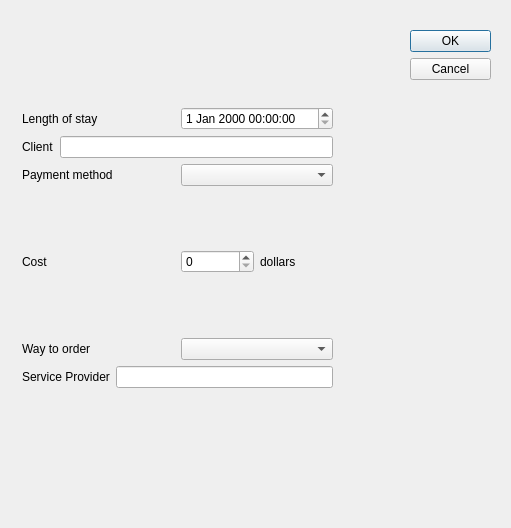
<?xml version="1.0" encoding="UTF-8"?>
<ui version="4.0">
 <class>DialogReservation</class>
 <widget class="QDialog" name="DialogReservation">
  <property name="geometry">
   <rect>
    <x>0</x>
    <y>0</y>
    <width>511</width>
    <height>528</height>
   </rect>
  </property>
  <property name="windowTitle">
   <string>Dialog</string>
  </property>
  <widget class="QDialogButtonBox" name="buttonBox">
   <property name="geometry">
    <rect>
     <x>410</x>
     <y>30</y>
     <width>81</width>
     <height>81</height>
    </rect>
   </property>
   <property name="orientation">
    <enum>Qt::Vertical</enum>
   </property>
   <property name="standardButtons">
    <set>QDialogButtonBox::Cancel|QDialogButtonBox::Ok</set>
   </property>
  </widget>
  <widget class="QWidget" name="">
   <property name="geometry">
    <rect>
     <x>22</x>
     <y>107</y>
     <width>311</width>
     <height>281</height>
    </rect>
   </property>
   <layout class="QVBoxLayout" name="verticalLayout">
    <item>
     <layout class="QHBoxLayout" name="horizontalLayout_5">
      <item>
       <widget class="QLabel" name="label_7">
        <property name="text">
         <string>Length of stay</string>
        </property>
       </widget>
      </item>
      <item>
       <widget class="QDateTimeEdit" name="dateTimeEdit"/>
      </item>
     </layout>
    </item>
    <item>
     <layout class="QHBoxLayout" name="horizontalLayout_4">
      <item>
       <widget class="QLabel" name="label_6">
        <property name="text">
         <string>Client</string>
        </property>
       </widget>
      </item>
      <item>
       <widget class="QLineEdit" name="clientlineEdit"/>
      </item>
     </layout>
    </item>
    <item>
     <layout class="QHBoxLayout" name="horizontalLayout_6">
      <item>
       <widget class="QLabel" name="label_8">
        <property name="text">
         <string>Payment method </string>
        </property>
       </widget>
      </item>
      <item>
       <widget class="QComboBox" name="paymentmethodcomboBox"/>
      </item>
     </layout>
    </item>
    <item>
     <layout class="QHBoxLayout" name="horizontalLayout_2">
      <item>
       <widget class="QLabel" name="label_4">
        <property name="text">
         <string>Cost</string>
        </property>
       </widget>
      </item>
      <item>
       <layout class="QHBoxLayout" name="horizontalLayout">
        <item>
         <widget class="QSpinBox" name="spinBox"/>
        </item>
        <item>
         <widget class="QLabel" name="label_10">
          <property name="text">
           <string>dollars</string>
          </property>
         </widget>
        </item>
       </layout>
      </item>
     </layout>
    </item>
    <item>
     <layout class="QHBoxLayout" name="horizontalLayout_7">
      <item>
       <widget class="QLabel" name="label_9">
        <property name="text">
         <string>Way to order</string>
        </property>
       </widget>
      </item>
      <item>
       <widget class="QComboBox" name="waytoordercomboBox"/>
      </item>
     </layout>
    </item>
    <item>
     <layout class="QHBoxLayout" name="horizontalLayout_3">
      <item>
       <widget class="QLabel" name="label_5">
        <property name="text">
         <string>Service Provider</string>
        </property>
       </widget>
      </item>
      <item>
       <widget class="QLineEdit" name="servicelineEdit"/>
      </item>
     </layout>
    </item>
   </layout>
  </widget>
 </widget>
 <resources/>
 <connections>
  <connection>
   <sender>buttonBox</sender>
   <signal>accepted()</signal>
   <receiver>DialogReservation</receiver>
   <slot>accept()</slot>
   <hints>
    <hint type="sourcelabel">
     <x>248</x>
     <y>254</y>
    </hint>
    <hint type="destinationlabel">
     <x>157</x>
     <y>274</y>
    </hint>
   </hints>
  </connection>
  <connection>
   <sender>buttonBox</sender>
   <signal>rejected()</signal>
   <receiver>DialogReservation</receiver>
   <slot>reject()</slot>
   <hints>
    <hint type="sourcelabel">
     <x>316</x>
     <y>260</y>
    </hint>
    <hint type="destinationlabel">
     <x>286</x>
     <y>274</y>
    </hint>
   </hints>
  </connection>
 </connections>
</ui>
